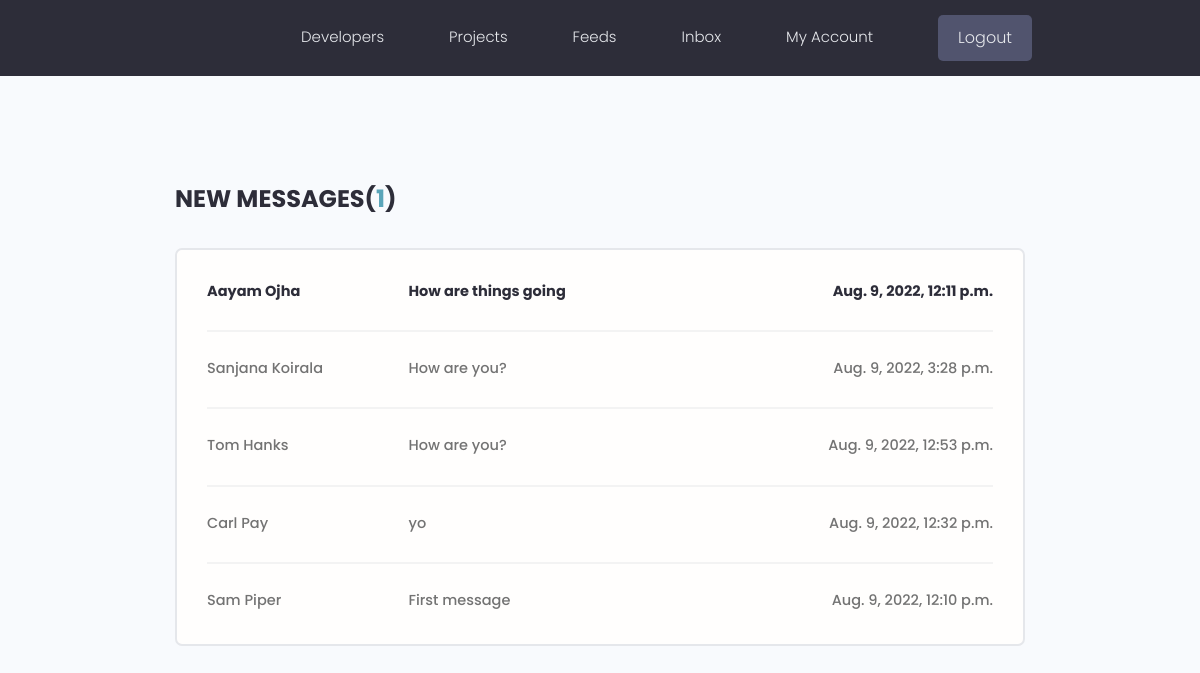
Page /inbox/ (signed in) on the earlier database version.
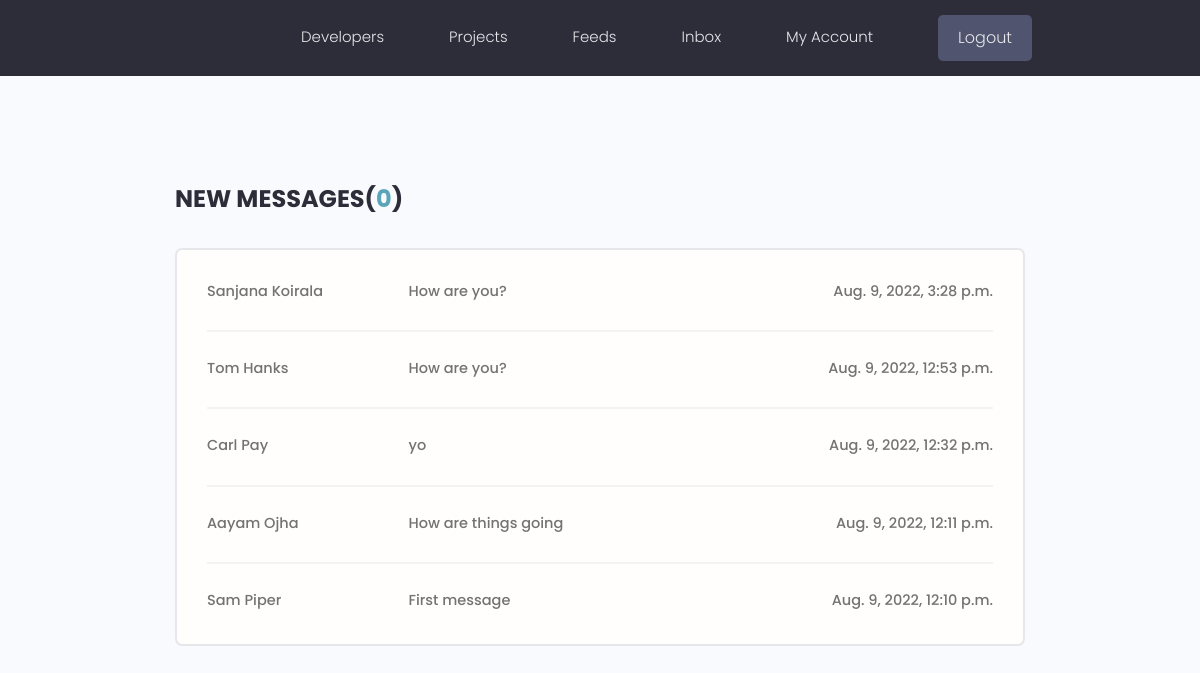
Same page on the later database version.
### users/models.py (models this page shows, shortened)
class Message(models.Model):
    sender = models.ForeignKey(Profile, on_delete=models.SET_NULL, null=True, blank=True)
    recipient = models.ForeignKey(Profile, on_delete=models.SET_NULL, null=True, blank=True, related_name='messages')
    name = models.CharField(max_length=200, null=True, blank=True)
    email = models.EmailField(max_length=200, null=True, blank=True)
    subject = models.CharField(max_length=200, null=True, blank=True)
    body = models.TextField()
    is_read = models.BooleanField(default=False, null=True)
    created = models.DateTimeField(auto_now_add=True)
    id = models.UUIDField(default=uuid.uuid4, unique=True, primary_key=True, editable=False)
    class Meta:
        ordering = ['is_read', '-created']

### users/views.py (the view)
# urls.py: path('inbox/', views.inbox, name='inbox'),
@login_required(login_url='login')
def inbox(request):
    profile = request.user.profile
    messageRequests = profile.messages.all()
    unreadCount = messageRequests.filter(is_read=False).count()
    context = {
        'messageRequests' : messageRequests,
        'unreadCount' : unreadCount
    }
    return render(request, 'users/inbox.html', context)

### users/templates/users/inbox.html
{% extends 'main.html' %}
{% block content %}
<main class="inbox my-xl">
  <div class="content-box">
    <h3 class="inbox__title">New Messages(<span>{{ unreadCount }}</span>)</h3>
    <ul class="messages">
      {% for message in messageRequests %}
      {% if message.is_read == False %}
      <li class="message message--unread">
      {% else %}
      <li class="message">
      {% endif %}
        <a href="{% url 'message' message.id %}">
          <span class="message__author">{{ message.name }}</span>
          <span class="message__subject">{{ message.subject }}</span>
          <span class="message__date">{{ message.created }}</span>
        </a>
      </li>
      {% endfor %}
    </ul>
  </div>
</main>
{% endblock content %}

Differences in the rows shown:
changed Message "Aayam Ojha": is_read False → True (drawn); moves down the list
Other differences:
{{ unreadCount }}: "1" → "0"
